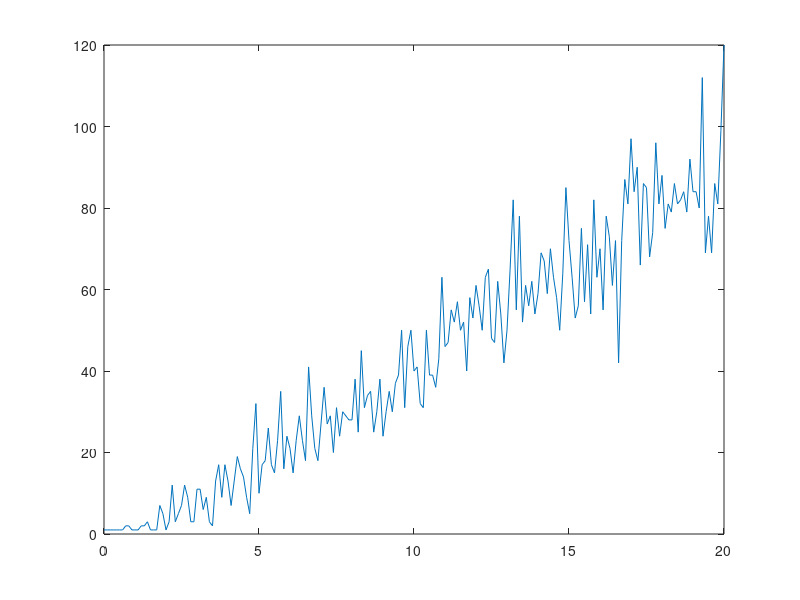

The MATLAB source for this figure:
koff=2;
maxkon=20;
konstep=0.1;
kon=0:konstep:maxkon;
x=zeros(1,length(kon));
for i=1:length(kon)
    dt=1/max(kon(i),koff)*(1/100);
    pon=dt*kon(i);
    poff=dt*koff;
    ttotal=5;
    time=0:dt:ttotal;
    steps=length(time);
    x(i)=1;

    for j=2:steps
        if rand < poff
            if x(i)>1
                x(i)=x(i)-1;
            end
        end
        if rand < pon
            x(i)=x(i)+1;
        end
    end
end
figure
plot(kon,x)